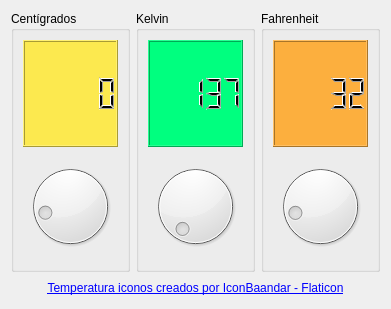
<?xml version="1.0" encoding="UTF-8"?>
<ui version="4.0">
 <class>Conversor</class>
 <widget class="QDialog" name="Conversor">
  <property name="geometry">
   <rect>
    <x>0</x>
    <y>0</y>
    <width>391</width>
    <height>309</height>
   </rect>
  </property>
  <property name="windowTitle">
   <string>Conversor</string>
  </property>
  <property name="windowIcon">
   <iconset resource="resources.qrc">
    <normaloff>:/Resources/ima/modo.png</normaloff>:/Resources/ima/modo.png</iconset>
  </property>
  <layout class="QVBoxLayout" name="verticalLayout_3">
   <item>
    <widget class="QWidget" name="widget" native="true">
     <layout class="QHBoxLayout" name="horizontalLayout">
      <property name="leftMargin">
       <number>0</number>
      </property>
      <property name="topMargin">
       <number>0</number>
      </property>
      <property name="rightMargin">
       <number>0</number>
      </property>
      <property name="bottomMargin">
       <number>0</number>
      </property>
      <item>
       <widget class="QGroupBox" name="groupBox">
        <property name="title">
         <string>Centígrados</string>
        </property>
        <layout class="QVBoxLayout" name="verticalLayout">
         <item>
          <widget class="QLCDNumber" name="outCent">
           <property name="styleSheet">
            <string notr="true">background-color: rgb(252, 233, 79);</string>
           </property>
          </widget>
         </item>
         <item>
          <widget class="QDial" name="inCent">
           <property name="minimum">
            <number>-18</number>
           </property>
          </widget>
         </item>
        </layout>
       </widget>
      </item>
      <item>
       <widget class="QGroupBox" name="groupBox_3">
        <property name="title">
         <string>Kelvin</string>
        </property>
        <layout class="QVBoxLayout" name="verticalLayout_4">
         <item>
          <widget class="QLCDNumber" name="outKel">
           <property name="palette">
            <palette>
             <active>
              <colorrole role="Button">
               <brush brushstyle="SolidPattern">
                <color alpha="255">
                 <red>0</red>
                 <green>255</green>
                 <blue>127</blue>
                </color>
               </brush>
              </colorrole>
              <colorrole role="Base">
               <brush brushstyle="SolidPattern">
                <color alpha="255">
                 <red>0</red>
                 <green>255</green>
                 <blue>127</blue>
                </color>
               </brush>
              </colorrole>
              <colorrole role="Window">
               <brush brushstyle="SolidPattern">
                <color alpha="255">
                 <red>0</red>
                 <green>255</green>
                 <blue>127</blue>
                </color>
               </brush>
              </colorrole>
             </active>
             <inactive>
              <colorrole role="Button">
               <brush brushstyle="SolidPattern">
                <color alpha="255">
                 <red>0</red>
                 <green>255</green>
                 <blue>127</blue>
                </color>
               </brush>
              </colorrole>
              <colorrole role="Base">
               <brush brushstyle="SolidPattern">
                <color alpha="255">
                 <red>0</red>
                 <green>255</green>
                 <blue>127</blue>
                </color>
               </brush>
              </colorrole>
              <colorrole role="Window">
               <brush brushstyle="SolidPattern">
                <color alpha="255">
                 <red>0</red>
                 <green>255</green>
                 <blue>127</blue>
                </color>
               </brush>
              </colorrole>
             </inactive>
             <disabled>
              <colorrole role="Button">
               <brush brushstyle="SolidPattern">
                <color alpha="255">
                 <red>0</red>
                 <green>255</green>
                 <blue>127</blue>
                </color>
               </brush>
              </colorrole>
              <colorrole role="Base">
               <brush brushstyle="SolidPattern">
                <color alpha="255">
                 <red>0</red>
                 <green>255</green>
                 <blue>127</blue>
                </color>
               </brush>
              </colorrole>
              <colorrole role="Window">
               <brush brushstyle="SolidPattern">
                <color alpha="255">
                 <red>0</red>
                 <green>255</green>
                 <blue>127</blue>
                </color>
               </brush>
              </colorrole>
             </disabled>
            </palette>
           </property>
           <property name="cursor">
            <cursorShape>ArrowCursor</cursorShape>
           </property>
           <property name="styleSheet">
            <string notr="true">background-color: rgb(0, 255, 127);</string>
           </property>
           <property name="value" stdset="0">
            <double>137.000000000000000</double>
           </property>
          </widget>
         </item>
         <item>
          <widget class="QDial" name="inKel">
           <property name="minimum">
            <number>255</number>
           </property>
           <property name="maximum">
            <number>372</number>
           </property>
          </widget>
         </item>
        </layout>
       </widget>
      </item>
      <item>
       <widget class="QGroupBox" name="groupBox_2">
        <property name="title">
         <string>Fahrenheit</string>
        </property>
        <layout class="QVBoxLayout" name="verticalLayout_2">
         <item>
          <widget class="QLCDNumber" name="outFahr">
           <property name="styleSheet">
            <string notr="true">background-color: rgb(252, 175, 62);</string>
           </property>
           <property name="intValue" stdset="0">
            <number>32</number>
           </property>
          </widget>
         </item>
         <item>
          <widget class="QDial" name="inFahr">
           <property name="maximum">
            <number>210</number>
           </property>
           <property name="value">
            <number>32</number>
           </property>
          </widget>
         </item>
        </layout>
       </widget>
      </item>
     </layout>
    </widget>
   </item>
   <item>
    <widget class="QLabel" name="label">
     <property name="maximumSize">
      <size>
       <width>16777215</width>
       <height>20</height>
      </size>
     </property>
     <property name="text">
      <string>&lt;a href=&quot;https://www.flaticon.es/iconos-gratis/temperatura&quot; title=&quot;temperatura iconos&quot;&gt;Temperatura iconos creados por IconBaandar - Flaticon&lt;/a&gt;</string>
     </property>
     <property name="alignment">
      <set>Qt::AlignCenter</set>
     </property>
    </widget>
   </item>
  </layout>
 </widget>
 <resources>
  <include location="resources.qrc"/>
 </resources>
 <connections>
  <connection>
   <sender>inCent</sender>
   <signal>valueChanged(int)</signal>
   <receiver>outCent</receiver>
   <slot>display(int)</slot>
   <hints>
    <hint type="sourcelabel">
     <x>78</x>
     <y>182</y>
    </hint>
    <hint type="destinationlabel">
     <x>78</x>
     <y>70</y>
    </hint>
   </hints>
  </connection>
  <connection>
   <sender>inFahr</sender>
   <signal>valueChanged(int)</signal>
   <receiver>outFahr</receiver>
   <slot>display(int)</slot>
   <hints>
    <hint type="sourcelabel">
     <x>222</x>
     <y>182</y>
    </hint>
    <hint type="destinationlabel">
     <x>222</x>
     <y>70</y>
    </hint>
   </hints>
  </connection>
  <connection>
   <sender>inKel</sender>
   <signal>valueChanged(int)</signal>
   <receiver>outKel</receiver>
   <slot>display(int)</slot>
   <hints>
    <hint type="sourcelabel">
     <x>321</x>
     <y>208</y>
    </hint>
    <hint type="destinationlabel">
     <x>321</x>
     <y>94</y>
    </hint>
   </hints>
  </connection>
 </connections>
</ui>
